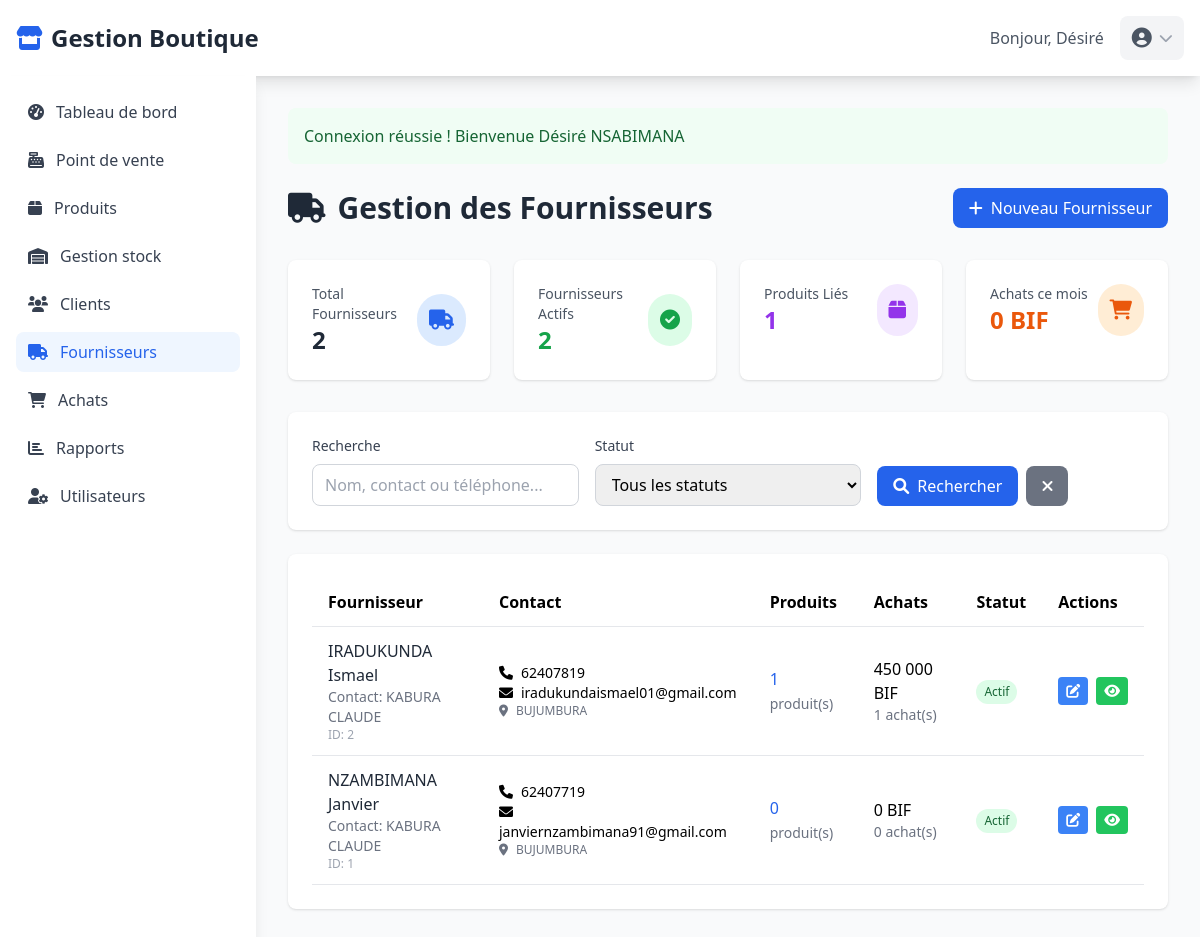
The page /fournisseurs.php (signed in) on the database its author committed.
### tables this page shows
CREATE TABLE `utilisateurs` (
  `id_utilisateur` int(11) NOT NULL,
  `nom_utilisateur` varchar(50) NOT NULL,
  `mot_de_passe` text NOT NULL,
  `role` enum('proprietaire','vendeur') NOT NULL DEFAULT 'vendeur',
  `email` text NOT NULL,
  `nom` varchar(100) NOT NULL,
  `prenom` varchar(100) NOT NULL,
  `telephone` varchar(20) DEFAULT NULL,
  `statut` enum('actif','inactif') DEFAULT 'actif',
  `reset_token` text NOT NULL,
  `reset_expires` text NOT NULL,
  `date_creation` timestamp NOT NULL DEFAULT current_timestamp(),
  `derniere_connexion` datetime NOT NULL
);

CREATE TABLE `fournisseurs` (
  `id_fournisseur` int(11) NOT NULL,
  `nom_fournisseur` varchar(100) NOT NULL,
  `contact` varchar(100) DEFAULT NULL,
  `telephone` varchar(20) DEFAULT NULL,
  `email` varchar(100) DEFAULT NULL,
  `adresse` text DEFAULT NULL,
  `date_creation` timestamp NOT NULL DEFAULT current_timestamp(),
  `statut` enum('actif','inactif') DEFAULT 'actif'
);

### fournisseurs.php (the view, shortened to what the rows shown need)
<?php
require_once 'config.php';
$db = Database::getInstance();
$user = getCurrentUser();
$where_conditions = ['1=1'];
$params = [];
$where_clause = implode(' AND ', $where_conditions);
$fournisseurs = $db->fetchAll("
    SELECT f.*,
           COUNT(p.id_produit) as nombre_produits,
           COALESCE(SUM(a.montant_total_ttc), 0) as total_achats,
           COUNT(a.id_achat) as nombre_achats
    FROM fournisseurs f
    LEFT JOIN produits p ON f.id_fournisseur = p.id_fournisseur AND p.statut = 'actif'
    LEFT JOIN achats a ON f.id_fournisseur = a.id_fournisseur AND a.statut = 'validee'
    WHERE $where_clause
    GROUP BY f.id_fournisseur
    ORDER BY f.date_creation DESC
", $params);
?>
<!DOCTYPE html>
<html lang="fr">
<head>
    <script src="https://cdn.tailwindcss.com"></script>
    <link href="https://cdnjs.cloudflare.com/ajax/libs/font-awesome/6.0.0/css/all.min.css" rel="stylesheet">
</head>
<body class="bg-gray-50">
    <nav class="bg-white shadow-lg">
        <div class="max-w-7xl mx-auto px-4">
            <div class="flex justify-between items-center py-4">
                <div class="flex items-center space-x-4">
                    <h1 class="text-2xl font-bold text-gray-800">
                        <i class="fas fa-store text-blue-600 mr-2"></i><?= APP_NAME ?>
                    </h1>
                </div>
                <div class="flex items-center space-x-4">
                    <span class="text-gray-600">Bonjour, <?= htmlspecialchars($user['prenom']) ?></span>
                    <div class="relative">
                        <button id="userMenuButton" class="flex items-center space-x-2 bg-gray-100 rounded-lg px-3 py-2 hover:bg-gray-200">
                        </button>
                    </div>
                </div>
            </div>
        </div>
    </nav>
    <div class="flex">
        <div class="flex-1 p-8">
            <div class="flex justify-between items-center mb-8">
                <h1 class="text-3xl font-bold text-gray-800">
                    <i class="fas fa-truck mr-3"></i>Gestion des Fournisseurs
                </h1>
            </div>
            <div class="bg-white rounded-lg shadow">
                <div class="p-6">
                    <div class="overflow-x-auto">
                        <table class="w-full table-auto">
                            <thead>
                                <tr class="border-b">
                                    <th class="text-left py-3 px-4">Fournisseur</th>
                                    <th class="text-left py-3 px-4">Contact</th>
                                    <th class="text-left py-3 px-4">Produits</th>
                                    <th class="text-left py-3 px-4">Achats</th>
                                    <th class="text-left py-3 px-4">Statut</th>
                                    <th class="text-left py-3 px-4">Actions</th>
                                </tr>
                            </thead>
                            <tbody>
                                <?php if (empty($fournisseurs)): ?>
                                    <tr>
                                        <td colspan="6" class="text-center py-8 text-gray-500">
                                            <i class="fas fa-truck text-4xl mb-4"></i>
                                            <p>Aucun fournisseur trouvé</p>
                                        </td>
                                    </tr>
                                <?php else: ?>
                                    <?php foreach ($fournisseurs as $fournisseur): ?>
                                        <tr class="border-b hover:bg-gray-50">
                                            <td class="py-3 px-4">
                                                <div>
                                                    <p class="font-medium text-gray-800"><?= htmlspecialchars($fournisseur['nom_fournisseur']) ?></p>
                                                    <?php if ($fournisseur['contact']): ?>
                                                        <p class="text-sm text-gray-500">Contact: <?= htmlspecialchars($fournisseur['contact']) ?></p>
                                                    <?php endif; ?>
                                                    <p class="text-xs text-gray-400">ID: <?= $fournisseur['id_fournisseur'] ?></p>
                                                </div>
                                            </td>
                                            <td class="py-3 px-4">
                                                <div>
                                                    <?php if ($fournisseur['telephone']): ?>
                                                        <p class="text-sm"><i class="fas fa-phone mr-2"></i><?= htmlspecialchars($fournisseur['telephone']) ?></p>
                                                    <?php endif; ?>
                                                    <?php if ($fournisseur['email']): ?>
                                                        <p class="text-sm"><i class="fas fa-envelope mr-2"></i><?= htmlspecialchars($fournisseur['email']) ?></p>
                                                    <?php endif; ?>
                                                    <?php if ($fournisseur['adresse']): ?>
                                                        <p class="text-xs text-gray-500"><i class="fas fa-map-marker-alt mr-2"></i><?= htmlspecialchars(substr($fournisseur['adresse'], 0, 30)) ?><?= strlen($fournisseur['adresse']) > 30 ? '...' : '' ?></p>
                                                    <?php endif; ?>
                                                </div>
                                            </td>
                                            <td class="py-3 px-4">
                                                <span class="font-medium text-blue-600"><?= $fournisseur['nombre_produits'] ?></span>
                                                <span class="text-sm text-gray-500">produit(s)</span>
                                            </td>
                                            <td class="py-3 px-4">
                                                <div>
                                                    <p class="font-medium"><?= formatMoney($fournisseur['total_achats']) ?></p>
                                                    <p class="text-sm text-gray-500"><?= $fournisseur['nombre_achats'] ?> achat(s)</p>
                                                </div>
                                            </td>
                                            <td class="py-3 px-4">
                                                <form method="POST" style="display: inline;">
                                                    <button type="submit" class="inline-block px-2 py-1 text-xs rounded-full
                                                        <?= $fournisseur['statut'] === 'actif' ? 'bg-green-100 text-green-800 hover:bg-green-200' : 'bg-gray-100 text-gray-800 hover:bg-gray-200' ?>">
                                                        <?= ucfirst($fournisseur['statut']) ?>
                                                    </button>
                                                </form>
                                            </td>
                                            <td class="py-3 px-4">
                                                <div class="flex space-x-2">
                                                    <button onclick="editFournisseur(<?= htmlspecialchars(json_encode($fournisseur)) ?>)"
                                                            class="bg-blue-500 text-white px-2 py-1 rounded text-sm hover:bg-blue-600">
                                                        <i class="fas fa-edit"></i>
                                                    </button>
                                                    <a href="fournisseur_details.php?id=<?= $fournisseur['id_fournisseur'] ?>"
                                                       class="bg-green-500 text-white px-2 py-1 rounded text-sm hover:bg-green-600">
                                                        <i class="fas fa-eye"></i>
                                                    </a>
                                                </div>
                                            </td>
                                        </tr>
                                    <?php endforeach; ?>
                                <?php endif; ?>
                            </tbody>
                        </table>
                    </div>
                </div>
            </div>
        </div>
    </div>
</body>
</html>

### rows shown on the page
utilisateurs: prenom "Désiré"
fournisseurs: nom_fournisseur "IRADUKUNDA Ismael", contact "KABURA CLAUDE", id_fournisseur "2", telephone "62407819", email "iradukundaismael01@gmail.com", adresse "BUJUMBURA", nombre_produits "1", total_achats "450 000 BIF", nombre_achats "1", statut "Actif"
fournisseurs: nom_fournisseur "NZAMBIMANA Janvier", contact "KABURA CLAUDE", id_fournisseur "1", telephone "62407719", email "janviernzambimana91@gmail.com", adresse "BUJUMBURA", nombre_produits "0", total_achats "0 BIF", nombre_achats "0", statut "Actif"

### other values the page prints
APP_NAME "Gestion Boutique"
$flash['message'] "Connexion réussie ! Bienvenue Désiré NSABIMANA"
$stats_fournisseurs['total_fournisseurs'] "2"
$stats_fournisseurs['fournisseurs_actifs'] "2"
$stats_fournisseurs['produits_avec_fournisseur'] "1"
formatMoney($stats_fournisseurs['achats_mois']) "0 BIF"
